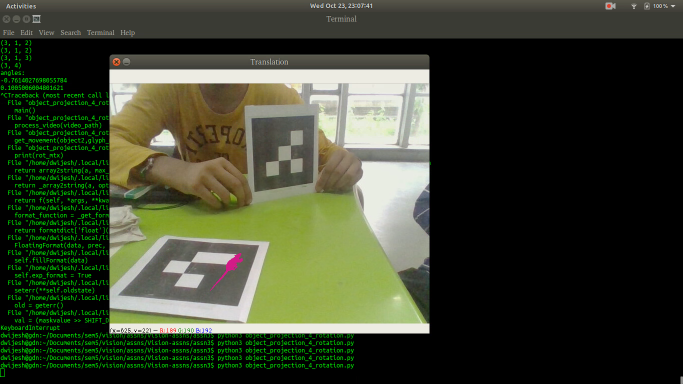
#> input picture frame 50 of 2017CS10487_2017CS50407/cv_assn3_4_17tc.mp4, 1366 x 768 px, given in place of 1.mp4, which was not available (shown at 1/2 size)
$ python bsMOG2.py
#> lines starting #> are read from the running program, lines starting #| are printed output that depends on the picture; after the words box and inside, x2 and y2 are one past the last pixel; in counts of white or black regions, pixels touching at a corner belong together
import cv2
import os
dirname = "bsMOG2_frames"
os.mkdir(dirname)
os.chdir(dirname)
cp = cv2.VideoCapture("/home/dwijesh/Documents/sem5/vision/assns/assn1/videos/1.mp4")
bsObj = cv2.createBackgroundSubtractorMOG2()
succ = 1
counter = 0
while succ:
    succ, frame = cp.read()
#> frame is the input picture: shape (768, 1366, 3); mean B, G, R 45.3, 63.5, 57.4
    fgmask = bsObj.apply(frame)
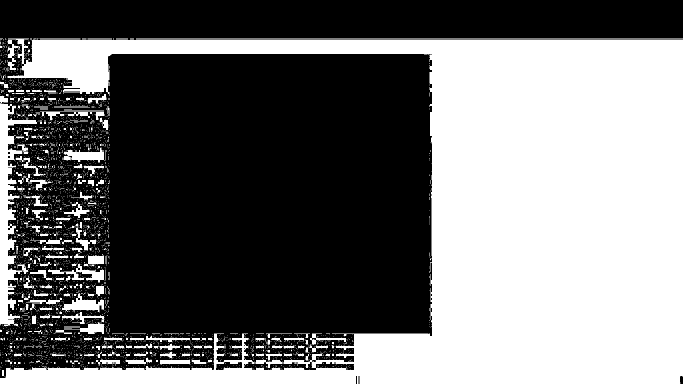
#> fgmask: shape (768, 1366) (shown at 1/2 size); values 127 (black) and 255 (white), 44.6% white; 3810 white regions (3585 under 20 px), largest, box (x1, y1, x2, y2) and area: (0, 77, 1366, 768) 421773, (0, 191, 74, 653) 11534, (124, 586, 208, 625) 1514
    cv2.imshow('frame', fgmask)
    k = cv2.waitKey(30) & 0xff
#> (key Esc is pressed here)
    cv2.imwrite("frame%d.jpg" % counter, fgmask)
    counter += 1
cp.release()
cv.destroyAllWindows()

$ run again, starting later in the video
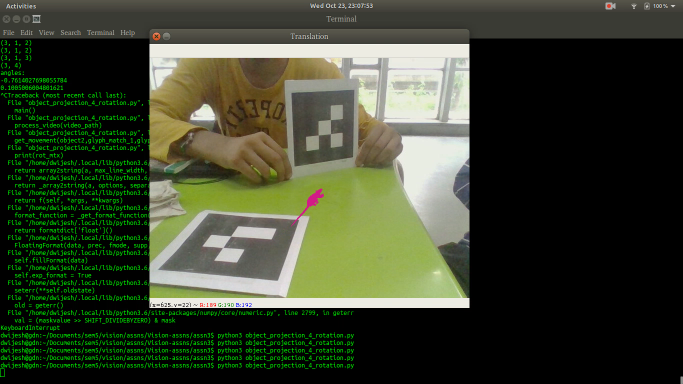
#> input picture frame 228 of 2017CS10487_2017CS50407/cv_assn3_4_17tc.mp4, 1366 x 768 px, given in place of 1.mp4, which was not available (shown at 1/2 size)
#> frame is the input picture: shape (768, 1366, 3); mean B, G, R 44.6, 64.1, 56.7
#> `fgmask = bsObj.apply(frame)`:
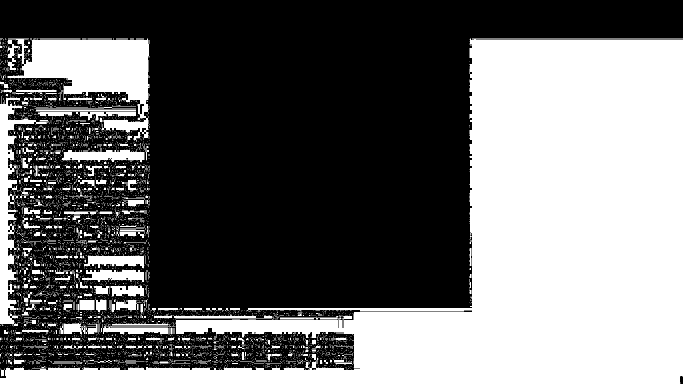
#> fgmask: shape (768, 1366) (shown at 1/2 size); values 127 (black) and 255 (white), 42.8% white; 5585 white regions (5254 under 20 px), largest, box (x1, y1, x2, y2) and area: (0, 77, 1366, 768) 361696, (15, 77, 299, 283) 26892, (0, 192, 98, 653) 11077

$ run again, starting later in the video
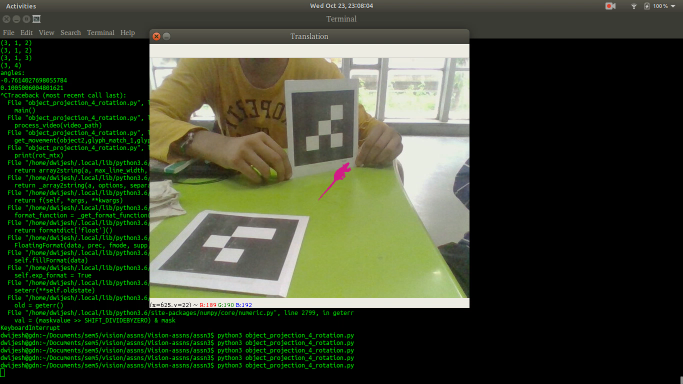
#> input picture frame 406 of 2017CS10487_2017CS50407/cv_assn3_4_17tc.mp4, 1366 x 768 px, given in place of 1.mp4, which was not available (shown at 1/2 size)
#> frame is the input picture: shape (768, 1366, 3); mean B, G, R 44.6, 64.1, 56.7
#> `fgmask = bsObj.apply(frame)`:
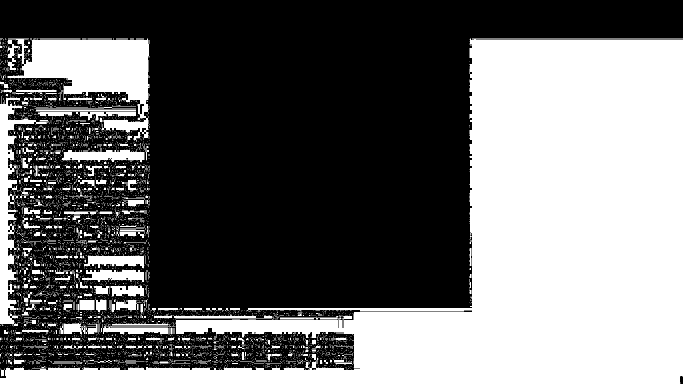
#> fgmask: shape (768, 1366) (shown at 1/2 size); values 127 (black) and 255 (white), 42.8% white; 5585 white regions (5254 under 20 px), largest, box (x1, y1, x2, y2) and area: (0, 77, 1366, 768) 361696, (15, 77, 299, 283) 26892, (0, 192, 98, 653) 11077
